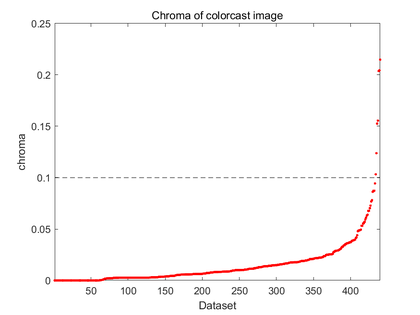
%> input picture Project_A_color_cast/results/mid-results/Simulation results/dataset simulation/Chroma of colorcast dataset.tiff, 420 x 315 px, shrunk from 875 x 656 before the run, given in place of 일반 (1).tiff, which was not available
$ octave DEGREE_colorlevel.m   (GNU Octave 9; MATLAB toolbox functions it lacks are replaced by stand-ins)
%> lines starting %> are read from the running program, lines starting %| are printed output that depends on the picture; pictures that were not available may be replaced by others from this repository, and a replacement may not be noted
%화이트 밸런스 밀도 정하기

STR4='D:\대학원\안개영상\PF\test\컬러캐스트\데이터세트\'; % A파일 경로
STR5='D:\대학원\안개영상\PF\test\컬러캐스트\데이터세트\'; % A파일 경로
%filenames     = {'balloons' };%개개인인 경우
STR3='일반';
%numFiles = size(filenames, 2);
E_atm=zeros(61,1);

for fileIndex =1:79%numFiles
%STR2 = char(filenames(fileIndex)); %개개인 경우
STR2=int2str(fileIndex); %연속적인 경우
inB=strcat(STR4,STR3,'\',STR3,' (',STR2,')','.tiff'); %잡음 B
i = imread(inB);
%> i is the input picture: size 315x420x3 uint8; mean R, G, B 251.8, 250.2, 250.2
im = double(i)/255;
[x,y,z]=size(im);
%> x = 315; y = 420; z = 3
if z==1, im(:,:,2)=im(:,:,1);im(:,:,3)=im(:,:,1);end

%-------------1. RGB 영상에서 대기광 추정------------------------
Area=im;n=1;
%imshow(Area);

while(n<=9)&&(nnz(Area)/3>100)
stand1(1,n)=std(Area(:),'omitnan');
[Ah, Aw, ~]=size(Area);

if rem(Ah,2)==1, Area(Ah+1,:,:)=NaN;[Ah, Aw, ~]=size(Area);end
if rem(Aw,2)==1, Area(:,Aw+1,:)=NaN;[Ah, Aw, ~]=size(Area);end

A1=Area(1:Ah/2,1:Aw/2,:);
A2=Area(Ah/2+1:end,1:Aw/2,:);
A3=Area(1:Ah/2,Aw/2+1:end,:);
A4=Area(Ah/2+1:end,Aw/2+1:end,:);

A=zeros((Ah/2)*(Aw/2),3);
A(:,:,1)=reshape(A1, (Ah/2)*(Aw/2), 3);
A(:,:,2)=reshape(A2, (Ah/2)*(Aw/2), 3);
A(:,:,3)=reshape(A3, (Ah/2)*(Aw/2), 3);
A(:,:,4)=reshape(A4, (Ah/2)*(Aw/2), 3);

for int=1:4
h=A(:,:,int);hl=h(:);
score(int,:)=abs(mean(hl,'omitnan')-std(hl,'omitnan')); %평균은 크고, 분산은 작아야함
end

%figure;imshow([A1 A3;A2 A4]);

c1{1}=A1;c1{2}=A2;c1{3}=A3;c1{4}=A4;
Area=c1{score==max(score)};
index(n,1)=find(score==max(score),1);

n=n+1;
end
%> this loop made 6 passes
%> pass 1, `A1=Area(1:Ah/2,1:Aw/2,:);`:
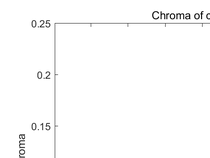
%> A1: size 158x210x3 double; min 0.0627, max 1, mean 0.987
%> pass 1, `A3=Area(1:Ah/2,Aw/2+1:end,:);`:
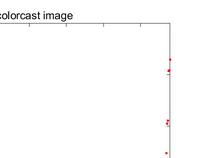
%> A3: size 158x210x3 double; mean R, G, B 0.99, 0.989, 0.989
%> after the loop, c1 = 4 items; index = [3; 2; 1; 1; 1; 1]; score = [1; 1; 1; 1]; stand1 = [0.0925 0.071 0 0 0 0]
[Ah, Aw, ~]=size(Area);
%> Ah = 5; Aw = 7
stand1(1,n)=std(Area(:),'omitnan');
pass=stand1(1,3);
%> pass = 0

%-----------2. LAB 색공간 변환 & 화이트 밸런스------------------------
cform=makecform('srgb2lab');
LAB=applycform(i, cform); %1. 전체 영상
%> LAB: size 315x420x3 uint8; mean of channels 1, 2, 3 251.2, 128.6, 128.4
LAB = double(LAB)/255;
%> LAB: size 315x420x3 double; mean of channels 1, 2, 3 0.985, 0.504, 0.504
a = LAB(:,:,2)-0.5;
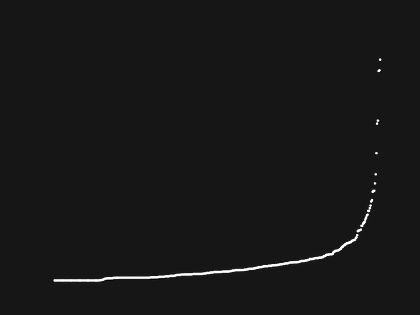
%> a: size 315x420 double; min -0.0294, max 0.32, mean 0.00416; drawn with min black and max white
b = LAB(:,:,3)-0.5;

ALAB=applycform(uint8(Area.*255), cform);
ALAB = double(ALAB)/255;
ALAB(:,:,2) =ALAB(:,:,2)-0.5;
ALAB(:,:,3) =ALAB(:,:,3)-0.5;

atm=reshape(ALAB,Ah* Aw,3); %Area의 대기광 L, A, B 모두 출력함
%> atm = 35 rows, first 12: [1 0.00196 0.00196; 1 0.00196 0.00196; 1 0.00196 0.00196; 1 0.00196 0.00196; 1 0.00196 0.00196; 1 0.00196 0.00196; 1 0.00196 0.00196; 1 0.00196 0.00196; 1 0.00196 0.00196; 1 0.00196 0.00196; 1 0.00196 0.00196; 1 0.00196 0.00196]
atm=sum(atm)/(Ah* Aw);
%> atm = [1 0.00196 0.00196]
%> (the run ends here)
